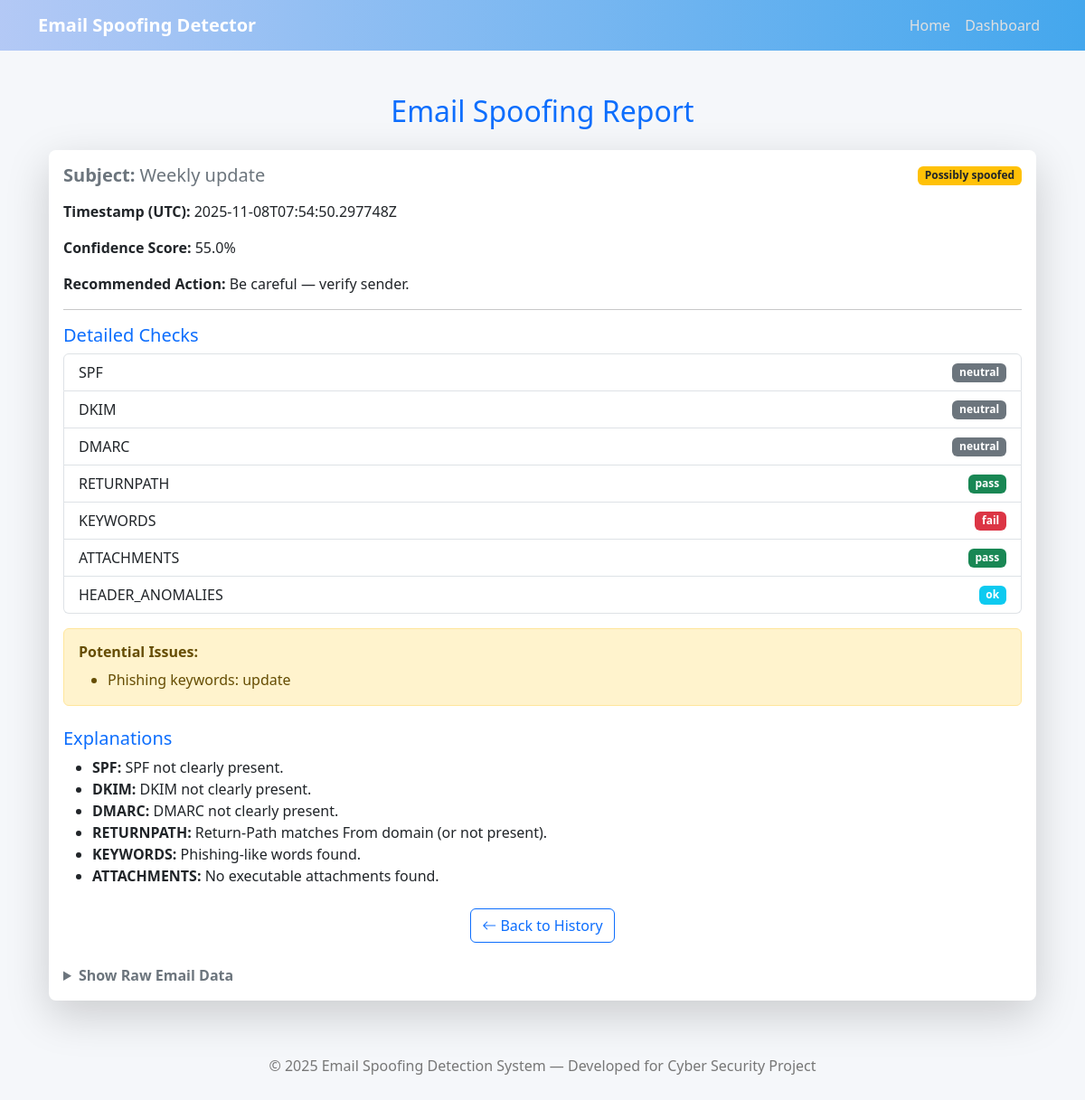
The app's page /report/29 with its own data.
### tables this page shows
CREATE TABLE reports (
        id INTEGER PRIMARY KEY AUTOINCREMENT,
        timestamp TEXT,
        subject TEXT,
        verdict TEXT,
        score REAL,
        summary TEXT,
        data TEXT
    );

### app.py (the view)
@app.route('/report/<int:rid>')
def view_report(rid):
    conn = sqlite3.connect(DB_PATH)
    c = conn.cursor()
    c.execute('SELECT data FROM reports WHERE id=?', (rid,))
    row = c.fetchone()
    conn.close()
    if not row:
        abort(404)
    payload = json.loads(row[0])
    headers = payload.get('headers', {})
    analysis = payload.get('analysis', {})
    score = payload.get('score', 0)
    verdict = payload.get('verdict', '')
    action = payload.get('action', '')
    raw = payload.get('raw', '')
    ts = payload.get('timestamp', '')
    return render_template('report.html', id=rid, headers=headers, analysis=analysis,
                           score=score, verdict=verdict, action=action, raw=raw, timestamp=ts)

### templates/report.html (shortened to what this page needs)
{% extends "base.html" %}
{% block content %}
<div class="container mt-5">
    <h2 class="text-center text-primary mb-4"> Email Spoofing Report</h2>
    <div class="card shadow-lg border-0 rounded-3">
        <div class="card-body">
            <div class="d-flex justify-content-between align-items-center mb-3">
                <h5 class="text-secondary mb-0">
                    <strong>Subject:</strong> {{ headers.get('Subject', '-') }}
                </h5>
                <span class="badge
                    {% if verdict == 'Legitimate' %}bg-success
                    {% elif verdict == 'Possibly spoofed' %}bg-warning text-dark
                    {% else %}bg-danger{% endif %}">
                    {{ verdict }}
                </span>
            </div>
            <p><strong>Timestamp (UTC):</strong> {{ timestamp }}</p>
            <p><strong>Confidence Score:</strong> {{ score }}%</p>
            <p><strong>Recommended Action:</strong> {{ action }}</p>
            <hr>
            <h5 class="text-primary mt-3">Detailed Checks</h5>
            <ul class="list-group mb-3">
                {% for key, value in analysis.checks.items() %}
                <li class="list-group-item d-flex justify-content-between align-items-center">
                    {{ key.upper() }}
                    <span class="badge
                        {% if value == 'pass' %}bg-success
                        {% elif value == 'fail' %}bg-danger
                        {% elif value == 'neutral' %}bg-secondary
                        {% else %}bg-info{% endif %}">
                        {{ value }}
                    </span>
                </li>
                {% endfor %}
            </ul>
            {% if analysis.reasons %}
            <div class="alert alert-warning">
                <h6 class="fw-bold mb-2">Potential Issues:</h6>
                <ul class="mb-0">
                    {% for reason in analysis.reasons %}
                    <li>{{ reason }}</li>
                    {% endfor %}
                </ul>
            </div>
            {% endif %}
            {% if analysis.explanations %}
            <h5 class="text-primary mt-4">Explanations</h5>
            <ul>
                {% for k, v in analysis.explanations.items() %}
                <li><strong>{{ k.upper() }}:</strong> {{ v }}</li>
                {% endfor %}
            </ul>
            {% endif %}
            <div class="mt-4 text-center">
                <a href="{{ url_for('reports_list') }}" class="btn btn-outline-primary">
                    <i class="bi bi-arrow-left"></i> Back to History
                </a>
            </div>
            <details class="mt-4">
                <summary class="fw-bold text-secondary cursor-pointer">Show Raw Email Data</summary>
            </details>
        </div>
    </div>
</div>
{% endblock %}

### templates/base.html (style rules this page uses)
body { background-color: #f5f7fa; font-family: "Segoe UI", sans-serif; }

### records on screen
reports: get "Weekly update", verdict "Possibly spoofed", summary "Phishing keywords: update"

### other values on screen
{{ timestamp }} "2025-11-08T07:54:50.297748Z"
{{ score }} "55.0"
{{ action }} "Be careful — verify sender."
{{ key.upper() }} "SPF" "DKIM" "DMARC" "RETURNPATH" "KEYWORDS" "ATTACHMENTS" "HEADER_ANOMALIES"
{{ value }} "neutral" "neutral" "neutral" "pass" "fail" "pass" "ok"
{{ k.upper() }} "SPF" "DKIM" "DMARC" "RETURNPATH" "KEYWORDS" "ATTACHMENTS"
{{ v }} "SPF not clearly present." "DKIM not clearly present." "DMARC not clearly present." "Return-Path matches From domain (or not present)." "Phishing-like words found." "No executable attachments found."
